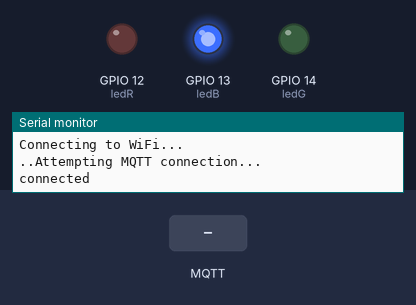
Simulated run of this program. Board: ESP8266 (NodeMCU). Shown: output pins drawn as LEDs (lit = HIGH), the last lines printed to the serial monitor. The test bench sets the inputs (shaded band). WiFi joins after 1.5 s; servers stay silent unless stated; no MQTT or app messages arrive unless stated.

Above: at 3.2 s.
3.3 s: MQTT message "1" arrives on the first subscribed topic
At 4.0 s:
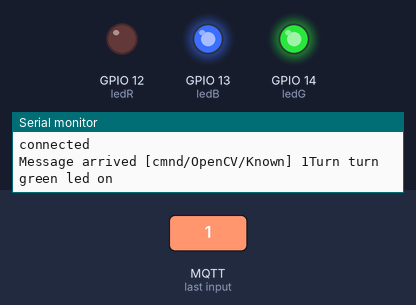
4.8 s: MQTT message "1" arrives on the second subscribed topic
At 5.1 s:
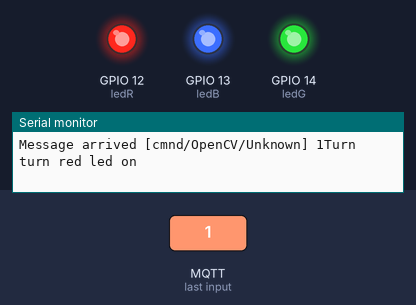
At 14.1 s:
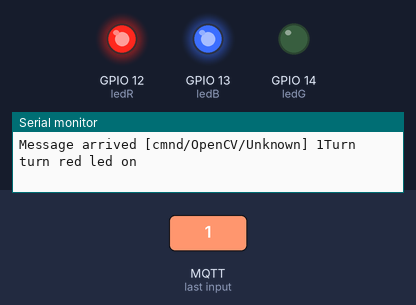
Timing chart, 0 to 16.3 s (numbered marks = the images above; inputs shaded):
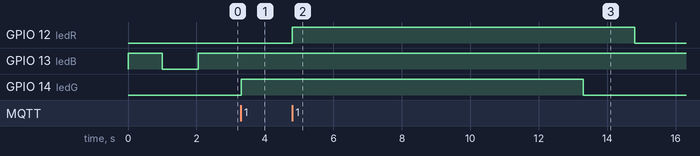

Measured:
- after the input at 3.3 s, GPIO 14 (ledG): LOW → HIGH at once
- after the input at 4.8 s, GPIO 12 (ledR): LOW → HIGH at once, → LOW 10.0 s later

The program:

main.cpp
```cpp
#include <Arduino.h>
#include <ESP8266WiFi.h>
#include <WiFiClient.h>
#include <PubSubClient.h>

// Define WiFi Credentials
const char* WIFI_SSID = "FPA-OpenCV";
const char* WIFI_PASS = "BoeckBoeck";

// Define MQTT Data
const char* MQTT_BROKER = "10.0.60.1";
String clientId = "FaceReact";
const char* cTopic_K = "cmnd/OpenCV/Known";
const char* sTopic_K = "stat/OpenCV/Known";
const char* cTopic_U = "cmnd/OpenCV/Unknown";
const char* sTopic_U = "stat/OpenCV/Unknown";

// Define LED Pins
int ledG = 14;
int ledR = 12;
int ledB = 13;

WiFiClient espClient;
PubSubClient client(espClient);

unsigned long lastMsg = 0;
#define MSG_BUFFER_SIZE	(50)
char msg[MSG_BUFFER_SIZE];
int value = 0;

// Resettimer
unsigned long TimerG = 0;
unsigned long TimerR = 0;
unsigned long resetTime = 10 * 1000; // Reset state after 10 seconds

void callback(char* topic, byte* payload, unsigned int length) {
  Serial.print("Message arrived [");
  Serial.print(topic);
  Serial.print("] ");
  for (unsigned int i = 0; i < length; i++) {
    Serial.print((char)payload[i]);
  }

  // Switch on the LED if an 1 was received as first character
  if ((char)payload[0] == '1') {
    if(!strcmp(topic,cTopic_K)) {
      Serial.println("Turn turn green led on");
      TimerG = millis();
      digitalWrite(ledG, HIGH);
    }
    else if(!strcmp(topic,cTopic_U)) {
      Serial.println("Turn turn red led on");
      TimerR = millis();
      digitalWrite(ledR, HIGH);
    }
  }
}

void reconnect() {
  // Loop until connection is established
  while (!client.connected()) {
    Serial.println("Attempting MQTT connection...");
    // Attempt to connect
    if (client.connect(clientId.c_str())) {
      Serial.println("connected");
      // Subscribe to mqtt topic
      client.subscribe(cTopic_K);
      client.subscribe(cTopic_U);
    } else {
      Serial.print("failed, rc=");
      Serial.print(client.state());
      Serial.println(" try again in 5 seconds");
      // Wait 5 seconds before retrying
      delay(5000);
    }
  }
}

void checkReset() {
  if ((millis() > TimerR + resetTime) &&
    (digitalRead(ledR) == HIGH))
  {
      digitalWrite(ledR,LOW);
      client.publish(sTopic_U, "0");
  }
  if ((millis() > TimerG + resetTime) &&
    (digitalRead(ledG) == HIGH))
  {
      digitalWrite(ledG,LOW);
      client.publish(sTopic_K, "0");
  }
}

void setup() {
  Serial.begin(115200);

  // Define pins as output
  pinMode(ledB, OUTPUT);
  pinMode(ledR,OUTPUT);
  pinMode(ledG,OUTPUT);

  Serial.println("Connecting to WiFi...");
  WiFi.begin(WIFI_SSID,WIFI_PASS);
  while (WiFi.status() != WL_CONNECTED) {
    digitalWrite(ledB,!digitalRead(ledB));
    delay(1000);
    Serial.print(".");
  }

  client.setServer(MQTT_BROKER,1883);
  client.setCallback(callback);
}

void loop() {
  if (WiFi.status() == WL_CONNECTED && client.connected()) {
    if(digitalRead(ledB)==LOW) {
      digitalWrite(ledB, HIGH);
    }
    checkReset();
    client.loop();
  }
  else {
    digitalWrite(ledB,LOW);
    reconnect();
  }
}
```
